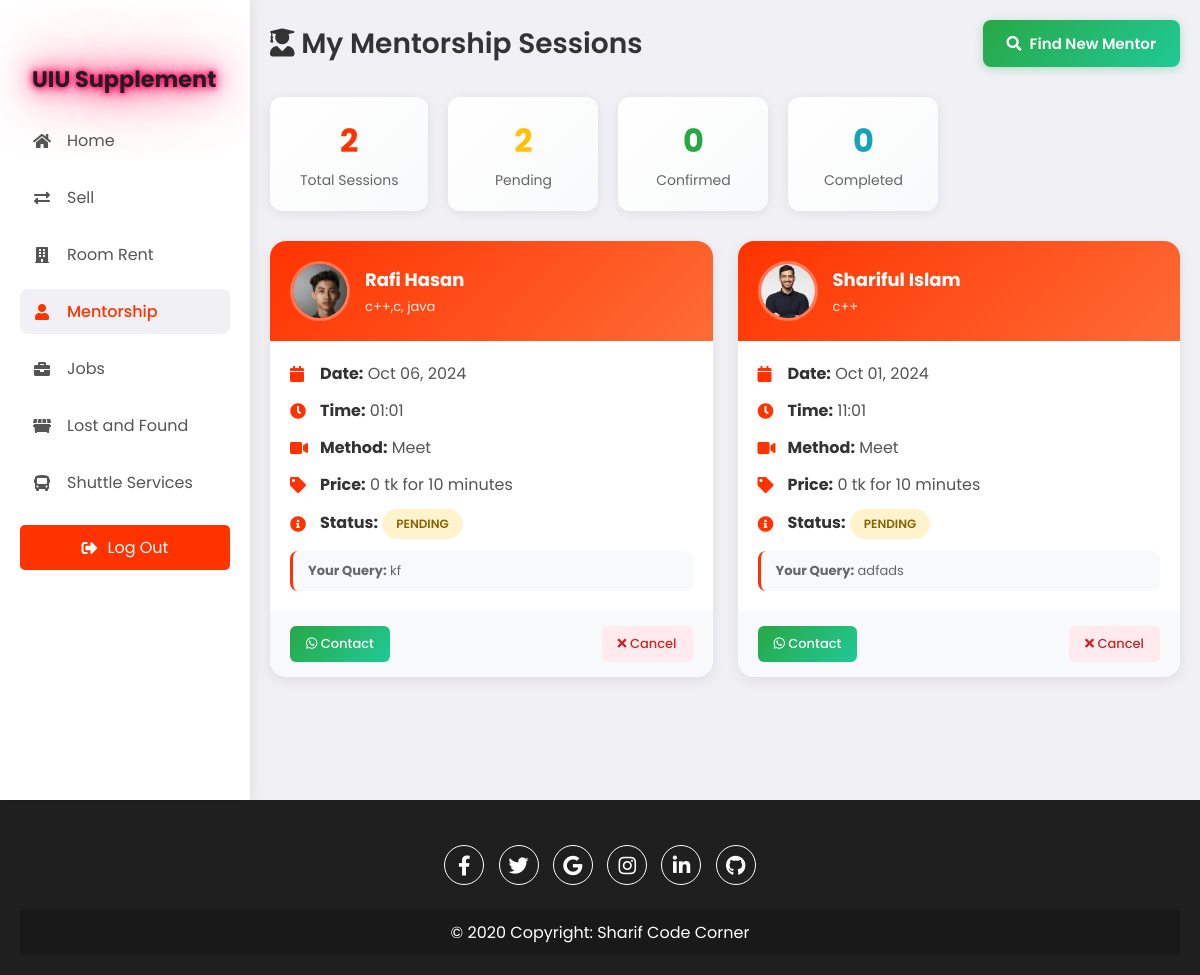
/mymentors.php (signed in), run on an earlier commit of the app's database.
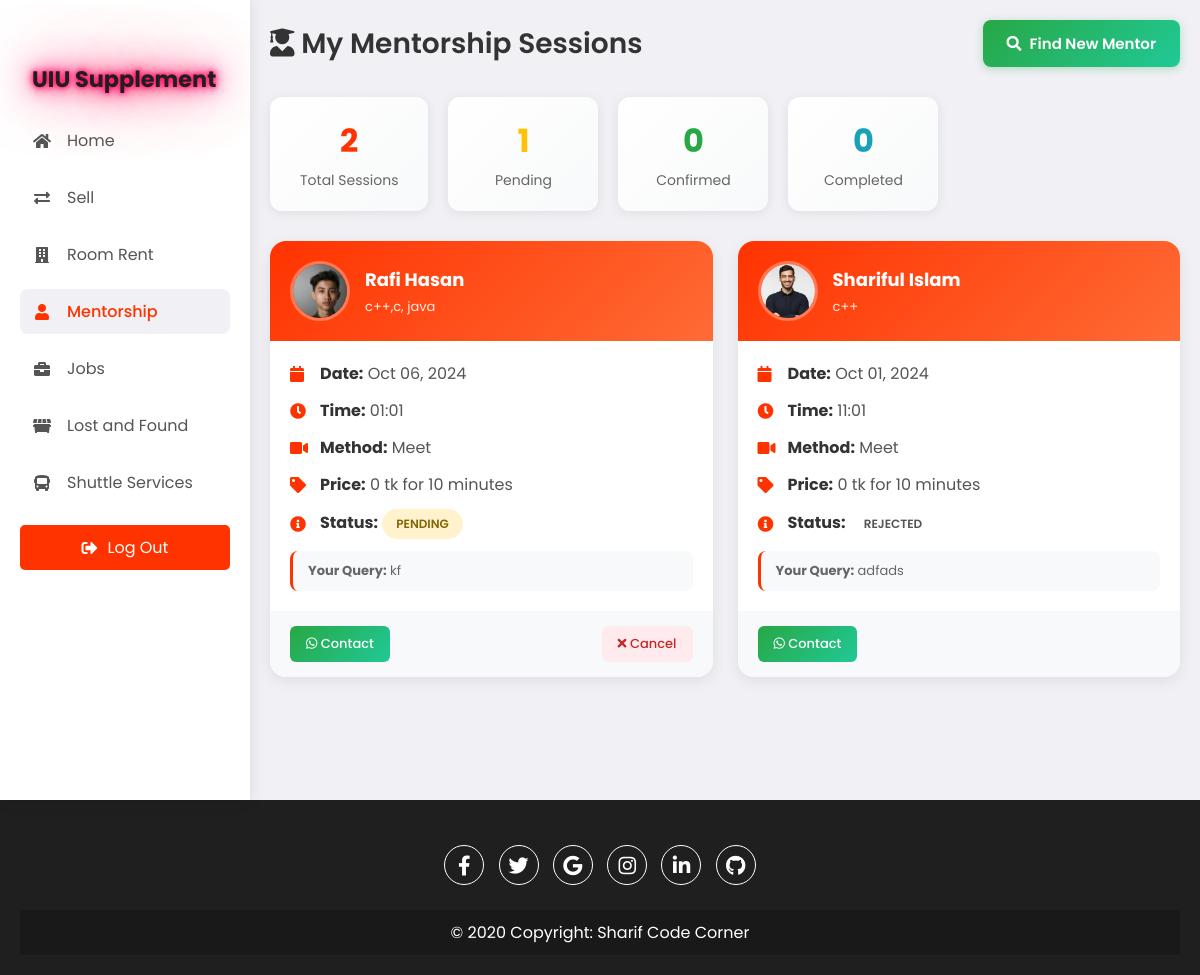
And on a later commit of the database.
### tables this page shows
CREATE TABLE `request_mentorship_session` (
  `session_id` int(11) NOT NULL,
  `user_id` int(11) NOT NULL,
  `mentor_id` int(11) NOT NULL,
  `session_time` varchar(255) NOT NULL,
  `session_price` varchar(255) NOT NULL,
  `communication_method` varchar(255) NOT NULL,
  `session_date` date NOT NULL,
  `problem_description` text DEFAULT NULL,
  `status` varchar(50) DEFAULT 'Pending',
  `created_at` timestamp NOT NULL DEFAULT current_timestamp()
);

CREATE TABLE `uiumentorlist` (
  `id` int(11) NOT NULL,
  `photo` varchar(255) DEFAULT NULL,
  `name` varchar(100) NOT NULL,
  `bio` text NOT NULL,
  `language` enum('Bangla','English') NOT NULL,
  `response_time` enum('6 hours','12 hours','24 hours','48 hours','72 hours') NOT NULL,
  `industry` enum('Tech','Finance','Healthcare','Marketing','Other') NOT NULL,
  `hourly_rate` varchar(50) NOT NULL,
  `company` varchar(100) DEFAULT NULL,
  `country` enum('Bangladesh','USA','UK','India','Canada') NOT NULL,
  `skills` text DEFAULT NULL,
  `email` varchar(100) NOT NULL,
  `whatsapp` varchar(20) DEFAULT NULL,
  `linkedin` varchar(255) DEFAULT NULL,
  `facebook` varchar(255) DEFAULT NULL
);

### mymentors.php (the view, shortened to what this page needs)
<?php
$servername = "localhost";
$username = "root";
$password = "";
$dbname = "uiusupplements";
$conn = new mysqli($servername, $username, $password, $dbname);
$userId = $_SESSION['user_id'];
$stmt = $conn->prepare("
    SELECT r.session_id, r.mentor_id, r.session_time, r.session_price,
           r.communication_method, r.session_date, r.problem_description, r.status, r.created_at,
           m.name AS mentor_name, m.photo AS mentor_photo, m.email AS mentor_email,
           m.whatsapp AS mentor_whatsapp, m.skills AS mentor_skills
    FROM request_mentorship_session r
    JOIN uiumentorlist m ON r.mentor_id = m.id
    WHERE r.user_id = ?
    ORDER BY r.session_date DESC
");
$stmt->bind_param("i", $userId);
$stmt->execute();
$sessions = $stmt->get_result();
$pendingCount = 0;
$confirmedCount = 0;
$completedCount = 0;
$sessionsList = [];
while ($row = $sessions->fetch_assoc()) {
    $sessionsList[] = $row;
    switch (strtolower($row['status'])) {
        case 'pending':
            $pendingCount++;
            break;
    }
}
?>
<!DOCTYPE html>
<html lang="en">
<head>
    <link rel="stylesheet" href="https://cdnjs.cloudflare.com/ajax/libs/font-awesome/5.15.4/css/all.min.css" />
    <link rel="stylesheet" href="assets/css/index.css" />
</head>
<body>
    <div class="container">
        <nav>
            <ul>
                <li><a href="uiusupplementhomepage.php" class="logo">
                        <h1 class="styled-title">UIU Supplement</h1>
                    </a></li>
                <li><a href="uiusupplementhomepage.php">
                        <i class="fas fa-home"></i>
                        <span class="nav-item">Home</span>
                    </a></li>
                <li><a href="SellAndExchange.php">
                        <i class="fas fa-exchange-alt"></i>
                        <span class="nav-item">Sell</span>
                    </a></li>
                <li><a href="availablerooms.php">
                        <i class="fas fa-building"></i>
                        <span class="nav-item">Room Rent</span>
                    </a></li>
                <li><a href="browsementors.php" class="active">
                        <i class="fas fa-user"></i>
                        <span class="nav-item">Mentorship</span>
                    </a></li>
                <li><a href="parttimejob.php">
                        <i class="fas fa-briefcase"></i>
                        <span class="nav-item">Jobs</span>
                    </a></li>
                <li><a href="lostandfound.php">
                        <i class="fas fa-dumpster"></i>
                        <span class="nav-item">Lost and Found</span>
                    </a></li>
                <li><a href="shuttle_tracking_system.php">
                        <i class="fas fa-bus"></i>
                        <span class="nav-item">Shuttle Services</span>
                    </a></li>
            </ul>
            <a href="uiusupplementlogin.html" class="logout-btn">
                <i class="fas fa-sign-out-alt"></i> Log Out
            </a>
        </nav>
        <section class="main">
            <div class="page-header">
                <h1 class="page-title"><i class="fas fa-user-graduate"></i> My Mentorship Sessions</h1>
                <a href="browsementors.php" class="add-product-btn">
                    <i class="fas fa-search"></i> Find New Mentor
                </a>
            </div>
            <div class="stats-bar">
                <div class="stat-card">
                    <div class="number"><?php echo count($sessionsList); ?></div>
                    <div class="label">Total Sessions</div>
                </div>
                <div class="stat-card pending">
                    <div class="number"><?php echo $pendingCount; ?></div>
                    <div class="label">Pending</div>
                </div>
                <div class="stat-card confirmed">
                    <div class="number"><?php echo $confirmedCount; ?></div>
                    <div class="label">Confirmed</div>
                </div>
                <div class="stat-card completed">
                    <div class="number"><?php echo $completedCount; ?></div>
                    <div class="label">Completed</div>
                </div>
            </div>
            <?php if (count($sessionsList) > 0): ?>
                <div class="sessions-grid">
                    <?php foreach ($sessionsList as $session): ?>
                        <div class="session-card">
                            <div class="session-header">
                                <img src="<?php echo htmlspecialchars($session['mentor_photo'] ?? 'https://via.placeholder.com/60'); ?>"
                                     alt="Mentor" class="mentor-avatar">
                                <div class="mentor-info">
                                    <h3><?php echo htmlspecialchars($session['mentor_name']); ?></h3>
                                    <div class="skills"><?php echo htmlspecialchars($session['mentor_skills'] ?? 'Expert Mentor'); ?></div>
                                </div>
                            </div>
                            <div class="session-body">
                                <div class="session-detail">
                                    <i class="fas fa-calendar"></i>
                                    <span><strong>Date:</strong> <?php echo date('M d, Y', strtotime($session['session_date'])); ?></span>
                                </div>
                                <div class="session-detail">
                                    <i class="fas fa-clock"></i>
                                    <span><strong>Time:</strong> <?php echo htmlspecialchars($session['session_time']); ?></span>
                                </div>
                                <div class="session-detail">
                                    <i class="fas fa-video"></i>
                                    <span><strong>Method:</strong> <?php echo htmlspecialchars($session['communication_method']); ?></span>
                                </div>
                                <div class="session-detail">
                                    <i class="fas fa-tag"></i>
                                    <span><strong>Price:</strong> <?php echo htmlspecialchars($session['session_price']); ?></span>
                                </div>
                                <div class="session-detail">
                                    <i class="fas fa-info-circle"></i>
                                    <span><strong>Status:</strong>
                                        <span class="status-badge status-<?php echo strtolower($session['status']); ?>">
                                            <?php echo htmlspecialchars($session['status']); ?>
                                        </span>
                                    </span>
                                </div>
                                <?php if (!empty($session['problem_description'])): ?>
                                    <div class="problem-desc">
                                        <strong>Your Query:</strong> <?php echo htmlspecialchars($session['problem_description']); ?>
                                    </div>
                                <?php endif; ?>
                            </div>
                            <div class="session-footer">
                                <a href="https://wa.me/<?php echo htmlspecialchars($session['mentor_whatsapp'] ?? ''); ?>"
                                   target="_blank" class="action-btn btn-contact">
                                    <i class="fab fa-whatsapp"></i> Contact
                                </a>
                                <?php if (strtolower($session['status']) == 'pending'): ?>
                                    <a href="mymentors.php?cancel=<?php echo $session['session_id']; ?>"
                                       class="action-btn btn-cancel"
                                       onclick="return confirm('Are you sure you want to cancel this session?');">
                                        <i class="fas fa-times"></i> Cancel
                                    </a>
                                <?php endif; ?>
                            </div>
                        </div>
                    <?php endforeach; ?>
                </div>
            <?php endif; ?>
        </section>
    </div>
    <footer class="footer">
        <div class="social-icons">
            <a href="https://www.facebook.com/sharif.me2018"><i class="fab fa-facebook-f"></i></a>
            <a href="#"><i class="fab fa-twitter"></i></a>
            <a href="#"><i class="fab fa-google"></i></a>
            <a href="https://www.instagram.com/shariful_islam10"><i class="fab fa-instagram"></i></a>
            <a href="#"><i class="fab fa-linkedin-in"></i></a>
            <a href="https://www.github.com/sharif2023"><i class="fab fa-github"></i></a>
        </div>
        <div class="copyright">
            &copy; 2020 Copyright: <a href="https://www.youtube.com/@SHARIFsCODECORNER">Sharif Code Corner</a>
        </div>
    </footer>
</body>
</html>

### assets/css/index.css (style rules this page uses)
* { margin: 0; padding: 0; box-sizing: border-box; font-family: "Poppins", sans-serif; }
body { margin: 0; font-family: Arial, sans-serif; display: flex; flex-direction: column; min-height: 100vh; background-color: #f0f0f5; }
.container { display: flex; min-height: 100vh; position: relative; }
nav { width: 100%; max-width: 250px; background-color: #fff; padding: 20px; height: 100vh; max-height: 100vh; overflow-y: auto; box-shadow: 0 0 15px rgba(0, 0, 0, 0.1); position: fixed; top: 0; left: 0; transition: top 0.3s ease-in-out; z-index: 1000; }
.styled-title { font-size: 1.4rem; color: #1F1F1F; font-weight: 700; text-shadow: 0 0 5px #ff005e, 0 0 10px #ff005e, 0 0 20px #ff005e, 0 0 40px #ff005e, 0 0 80px #ff005e; animation: glow 1.5s infinite alternate; }
nav ul { list-style-type: none; padding-top: 20px; padding-left: 0; margin: 0; }
nav ul li { margin: 12px 0; }
nav ul li a { color: #555; font-size: 16px; display: flex; align-items: center; padding: 10px 12px; text-decoration: none; border-radius: 8px; transition: all 0.2s ease; }
nav ul li a i { width: 20px; text-align: center; font-size: 16px; }
nav ul li a.active { background-color: #f0f0f5; color: #FF3300; font-weight: 500; }
nav ul li a .nav-item { margin-left: 15px; }
.logout-btn { background-color: #FF3300; color: white; padding: 10px 20px; text-align: center; border-radius: 5px; display: flex; justify-content: center; align-items: center; font-size: 16px; margin-top: 20px; cursor: pointer; text-decoration: none; }
.logout-btn i { margin-right: 10px; }
.main { flex: 1; margin-left: 250px; padding: 40px; }
.add-product-btn, .add-listing-btn, .add-mentor-btn { background: linear-gradient(135deg, #28a745 0%, #20c997 100%); color: white; padding: 12px 24px; border: none; border-radius: 8px; cursor: pointer; font-weight: 600; font-size: 15px; text-decoration: none; display: inline-flex; align-items: center; gap: 8px; transition: all 0.3s ease; box-shadow: 0 2px 8px rgba(40, 167, 69, 0.3); }
.footer { background-color: #1F1F1F; color: white; text-align: center; padding: 20px; width: 100%; position: relative; }
.social-icons { margin: 20px 0; }
.social-icons a { display: inline-block; width: 40px; height: 40px; line-height: 40px; margin: 5px; background-color: transparent; color: white; border: 1px solid white; border-radius: 50%; text-align: center; text-decoration: none; font-size: 20px; }
.copyright { background-color: rgba(0, 0, 0, 0.2); padding: 10px; margin-top: 10px; }
.copyright a { color: white; text-decoration: none; }
@media (max-width: 1200px) { .main { padding: 20px; } }

What changed in the data, as far as the page shows it:
changed request_mentorship_session "adfads": status "PENDING" → "REJECTED"; no longer shows "Cancel"
Also different on the page:
$pendingCount: "2" → "1"
